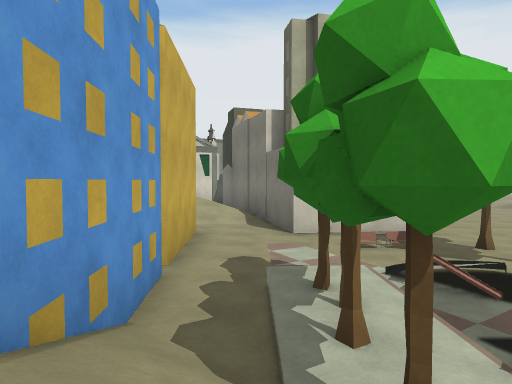
View 1 (above)

18 first-person views from a walk through a Unity game level. The camera is 1.3 m above the floor, tilts 2° down and sees 75° across. The floor is counted in squares, 2 m on a side. Each view is taken from the middle of a square. On the plan, view 1 faces up. The plan holds only what a view shows up to about 10 squares ahead; the rest is blank. The place goes on beyond the plan.

View 2
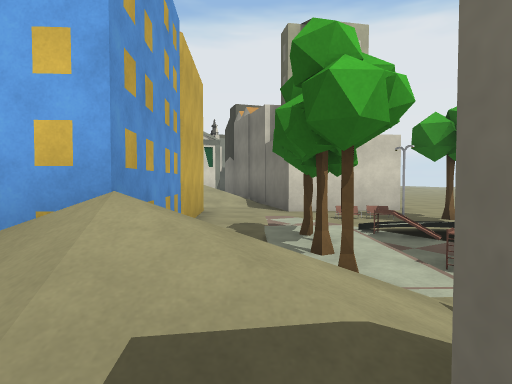

View 3
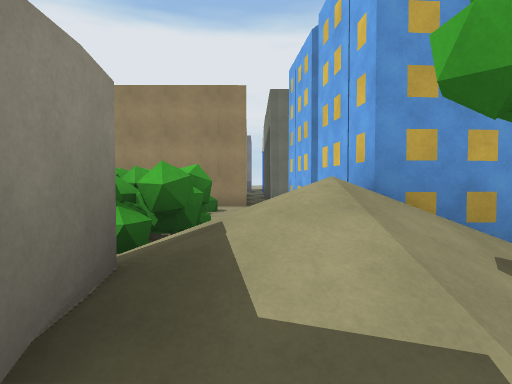

View 4
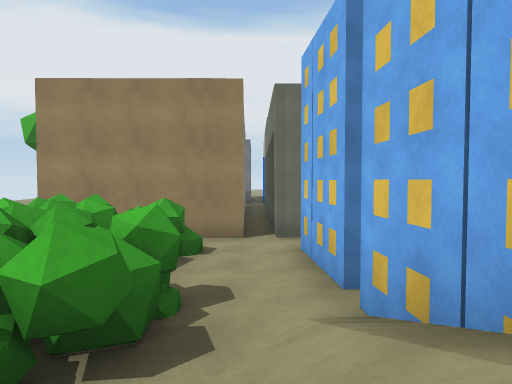

View 5
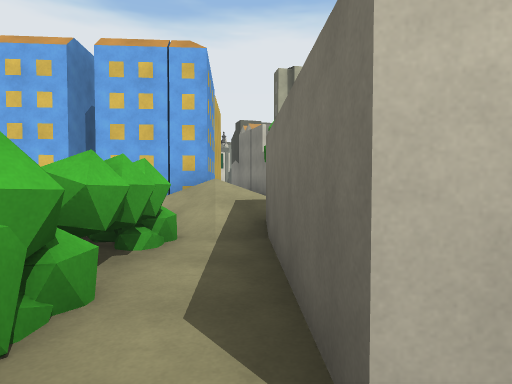

View 6
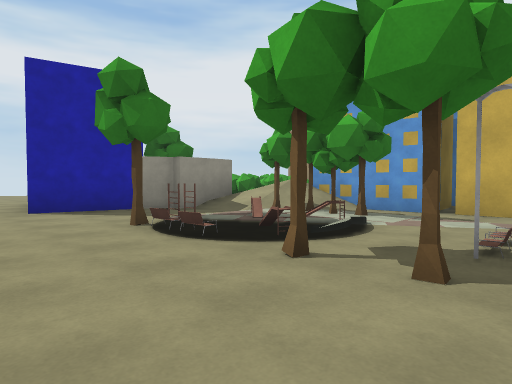

View 7
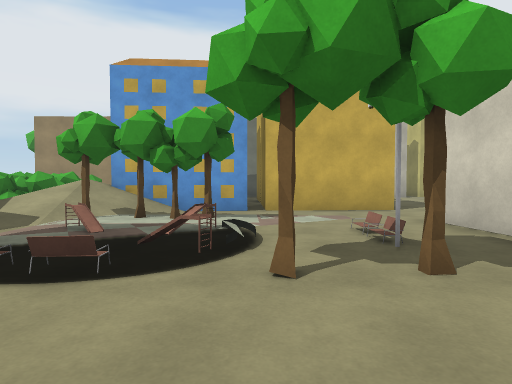

View 8
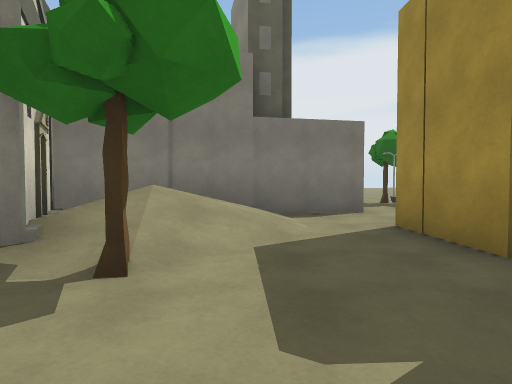

View 9
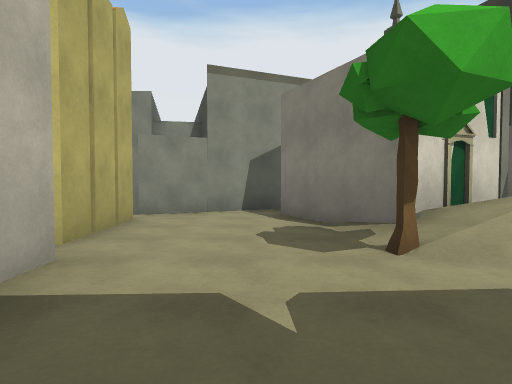

View 10
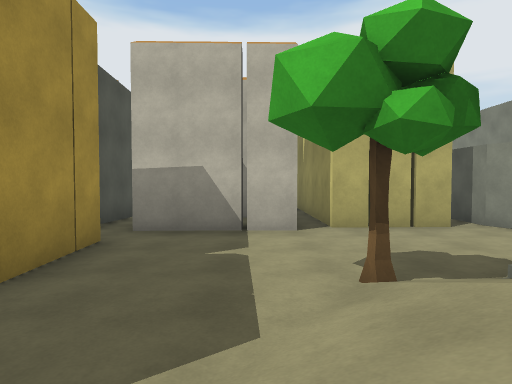

View 11
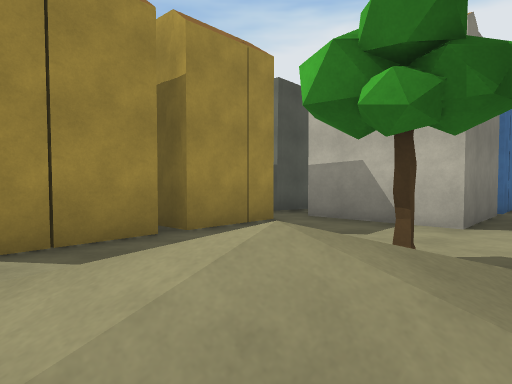

View 12
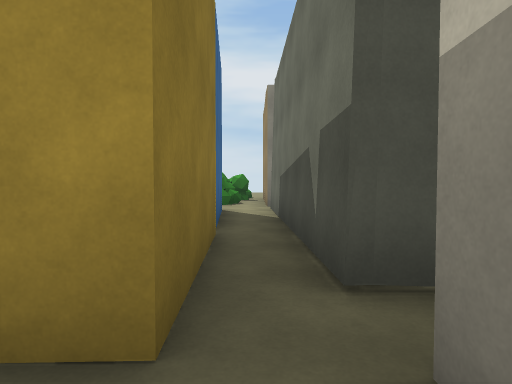

View 13
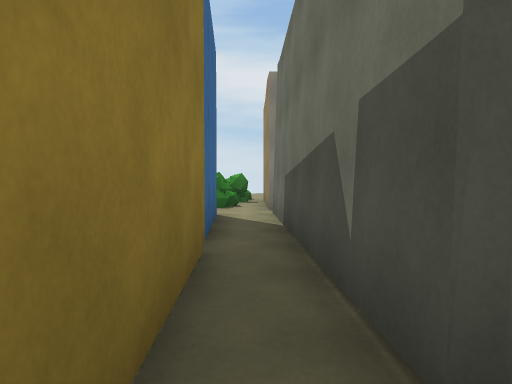

View 14
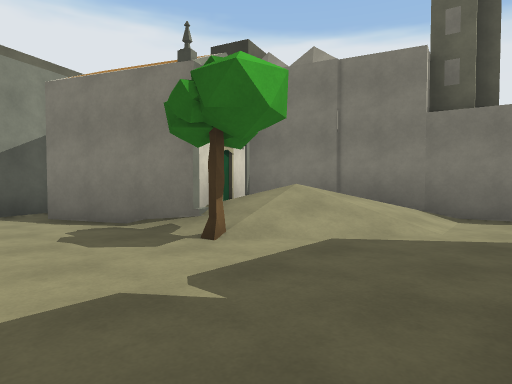

View 15
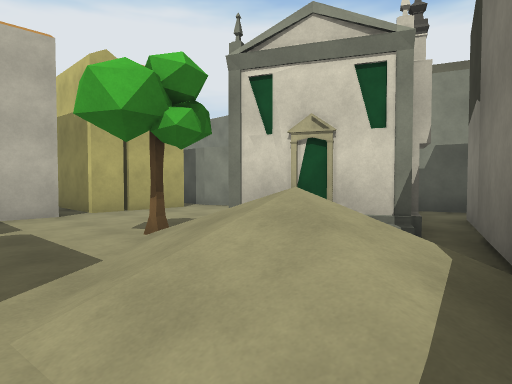

View 16
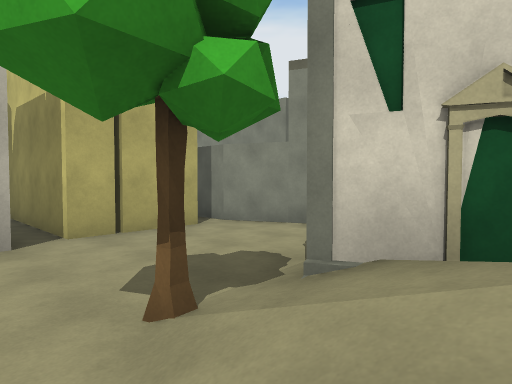

View 17
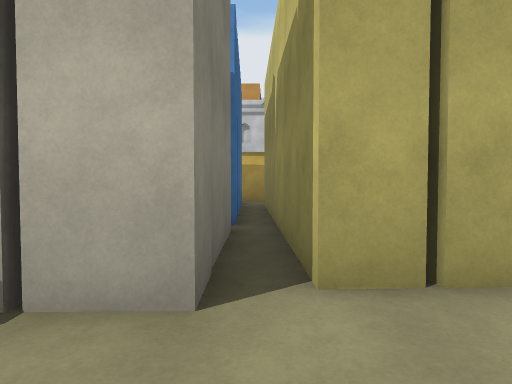

View 18
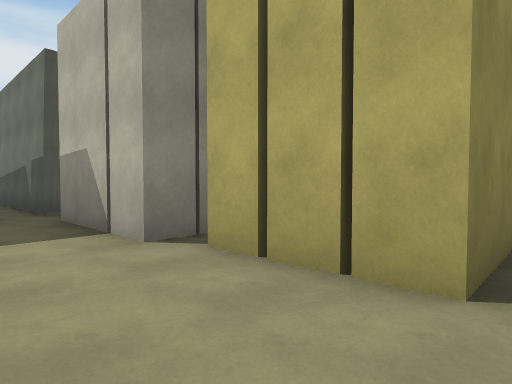

### Floor plan
Key: @ floor where view 1 was taken; # wall or solid block; x gap in a wall; . main floor; : floor 0.25 m higher than the main floor; / step, stairs or slope; = window, fence, low wall or low ledge; ^ raised ledge.
Columns run from 14 left of view 1 to 7 right of it. Each row starts with its distance up from view 1.
 15         ####
 14      ####.. #
 13      #.x..# ###
 12      ###..###.#
 11  #######...#//#
 10 ..........#///##    ..
  9 ########....///#   ...
  8        #.......#  ...
  7        #..###..###..
  6        #.####........
  5        #.####..../#..
  4        #.##....://#..
  3        #.#####.#=/=..
  2        #.#  ##//://..
  1      ###.##.##=/=.#.
  0     ........//@/....
 -1     #   #^.#^//##...
 -2         #^^#^#.####.
 -3         ###  x.#
 -4              ^.#
 -5               .

Positions as (right, up) in squares from view 1, and headings:
1: (0, 0), facing up
2: (0, -1), facing up
3: (2, 0), facing left
4: (0, 0), facing left
5: (0, -5), facing up
6: (6, 6), facing down-left
7: (6, 4), facing left
8: (-6, 9), facing right
9: (-5, 7), facing up
10: (-1, 9), facing left
11: (-1, 11), facing down-left
12: (-6, 8), facing down
13: (-6, 7), facing down
14: (-6, 7), facing up-right
15: (0, 8), facing up-left
16: (-2, 9), facing up-left
17: (-5, 10), facing left
18: (-5, 13), facing down-left
